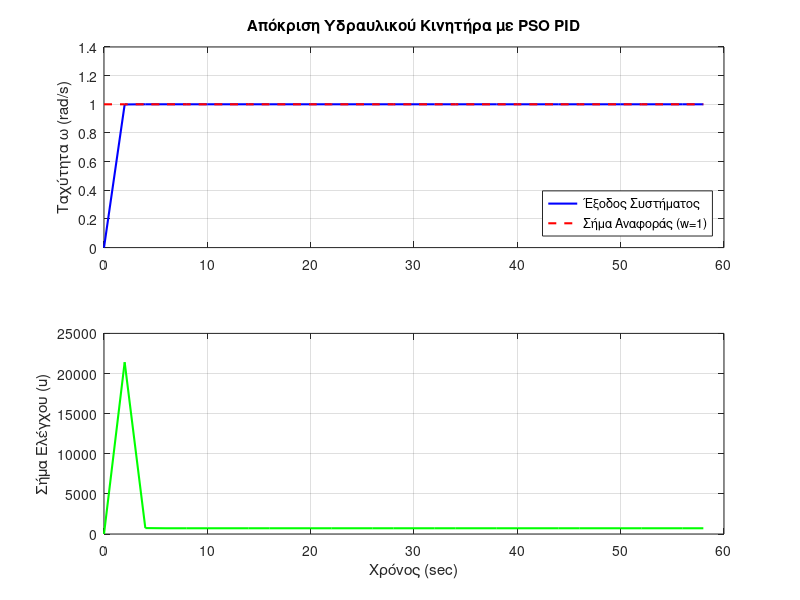

Source code (MATLAB):
clc; clear; close all;

% 1. Παράμετροι Βιομηχανικής Διεργασίας
Cm = 0.3;
Kl = 0.005;
D = 7e-6;

% Παράμετροι Προσομοίωσης
T_sim = 60;
dt = 2;
N = round(T_sim / dt);
time = (0:N-1) * dt;

% 2. Σήμα Αναφοράς
w_ref = ones(1, N);

% 3. Παράμετροι Αλγορίθμου PSO
nParticles = 30;
nIter = 20;
w_pso = 0.7;
c1 = 1.5;
c2 = 1.5;

% Όρια αναζήτησης κερδών
Kp_bounds = [0, 30000];
Ki_bounds = [0, 1000];
Kd_bounds = [0, 30000];

% 4. Αρχικοποίηση Σωματιδίων
pos = zeros(nParticles, 3);
vel = zeros(nParticles, 3);

for i = 1:nParticles
    pos(i,1) = Kp_bounds(1) + rand() * (Kp_bounds(2) - Kp_bounds(1));
    pos(i,2) = Ki_bounds(1) + rand() * (Ki_bounds(2) - Ki_bounds(1));
    pos(i,3) = Kd_bounds(1) + rand() * (Kd_bounds(2) - Kd_bounds(1));
end

pbest = pos;
pbest_cost = inf(nParticles, 1);
gbest = pos(1, :);
gbest_cost = inf;

% 5. Κύριος Βρόχος PSO
for iter = 1:nIter
    for i = 1:nParticles
        Kp = pos(i,1);
        Ki = pos(i,2);
        Kd = pos(i,3);
        
        % Προσομοίωση συστήματος
        y = zeros(1, N);
        u = zeros(1, N);
        integral = 0;
        prev_error = 0;
        y(1) = 0;
        
        for k = 2:N
            error = w_ref(k) - y(k-1);
            integral = integral + error * dt;
            derivative = (error - prev_error) / dt;
            prev_error = error; % Ανανέωση προηγούμενου σφάλματος
            
            % Υπολογισμός ψηφιακού PID
            u(k) = Kp*error + Ki*integral + Kd*derivative;
            
            % Μοντέλο κινητήρα (Εξίσωση Euler)
            y(k) = y(k-1) + dt * ((D/Cm)*u(k) - (Kl/Cm)*y(k-1));
        end
        
        % Υπολογισμός Κόστους
        cost = sum((w_ref - y).^2);
        
        % Ενημέρωση Personal Best
        if cost < pbest_cost(i)
            pbest_cost(i) = cost;
            pbest(i,:) = pos(i,:);
        end
        
        % Ενημέρωση Global Best
        if cost < gbest_cost
            gbest_cost = cost;
            gbest = pos(i,:);
        end
    end
    
    % Ενημέρωση Ταχύτητας και θέσης Σωματιδίων
    for i = 1:nParticles
        r1 = rand(1,3);
        r2 = rand(1,3);
        
        % Εξίσωση ταχύτητας PSO
        vel(i,:) = w_pso*vel(i,:) + c1*r1.*(pbest(i,:) - pos(i,:)) + c2*r2.*(gbest - pos(i,:));
        pos(i,:) = pos(i,:) + vel(i,:);
        
        % Περιορισμός στα όρια
        pos(i,1) = min(max(pos(i,1), Kp_bounds(1)), Kp_bounds(2));
        pos(i,2) = min(max(pos(i,2), Ki_bounds(1)), Ki_bounds(2));
        pos(i,3) = min(max(pos(i,3), Kd_bounds(1)), Kd_bounds(2));
    end
    
    fprintf('PSO iter %2d | Best cost = %.4f\n', iter, gbest_cost);
end

% Εκτύπωση αποτελεσμάτων
Kp_opt = gbest(1);
Ki_opt = gbest(2);
Kd_opt = gbest(3);
fprintf('\n Βελτιστοποιημένα Κέρδη PID (PSO) \n');
fprintf('Kp = %.3f\nKi = %.3f\nKd = %.3f\n', Kp_opt, Ki_opt, Kd_opt);


% 6. Τελική Προσομοίωση με το Βέλτιστο PID
y = zeros(1, N);
u = zeros(1, N);
integral = 0;
prev_error = 0;

for k = 2:N
    error = w_ref(k) - y(k-1);
    integral = integral + error * dt;
    derivative = (error - prev_error) / dt;
    prev_error = error;
    
    u(k) = Kp_opt*error + Ki_opt*integral + Kd_opt*derivative;
    y(k) = y(k-1) + dt * ((D/Cm)*u(k) - (Kl/Cm)*y(k-1));
end

% 7. Γραφήματα (Plots)
figure('Name', 'PSO Optimized Control', 'NumberTitle', 'off');

subplot(2,1,1);
plot(time, y, 'b', 'LineWidth', 1.5); hold on;
plot(time, w_ref, 'r--', 'LineWidth', 1.5);
ylabel('Ταχύτητα \omega (rad/s)');
title('Απόκριση Υδραυλικού Κινητήρα με PSO PID');
legend('Έξοδος Συστήματος', 'Σήμα Αναφοράς (w=1)', 'Location', 'southeast');
grid on;

subplot(2,1,2);
plot(time, u, 'g', 'LineWidth', 1.5);
ylabel('Σήμα Ελέγχου (u)');
xlabel('Χρόνος (sec)');
grid on;
